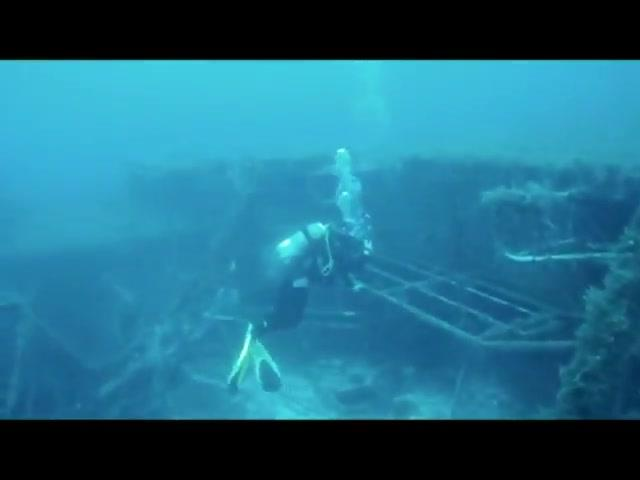
#> input picture personal_input/pic_21745_68331.jpg, 640 x 480 px
$ python -i preprocessing.py   (imports and definitions only)
#> lines starting #> are read from the running program, lines starting #| are printed output that depends on the picture
#> further down, picture is the input picture: shape (480, 640, 3); mean B, G, R 133.1, 107.8, 33
import cv2

def preprocess(img):
    """
    Apply basic contrast enhancement using CLAHE
    """

    # SAFETY CHECK
    if img is None:
        raise ValueError("Image not loaded properly. Check file path.")

    # Convert BGR to LAB color space
    lab = cv2.cvtColor(img, cv2.COLOR_BGR2LAB)
#> lab: shape (480, 640, 3); mean of channels 0, 1, 2 106, 115.6, 108.6
    l, a, b = cv2.split(lab)
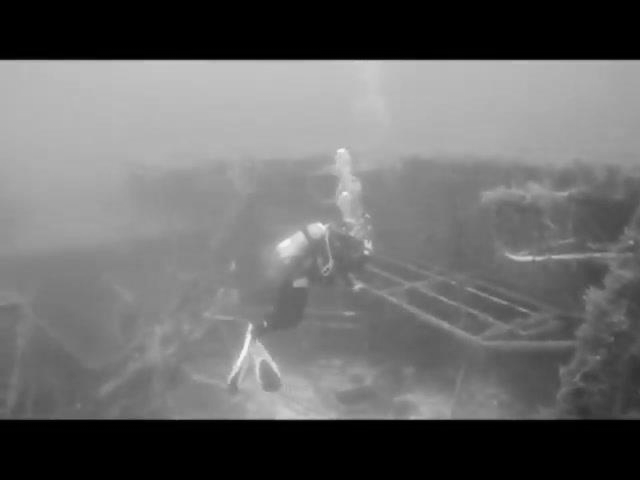
#> l: shape (480, 640); min 0, max 243, mean 106
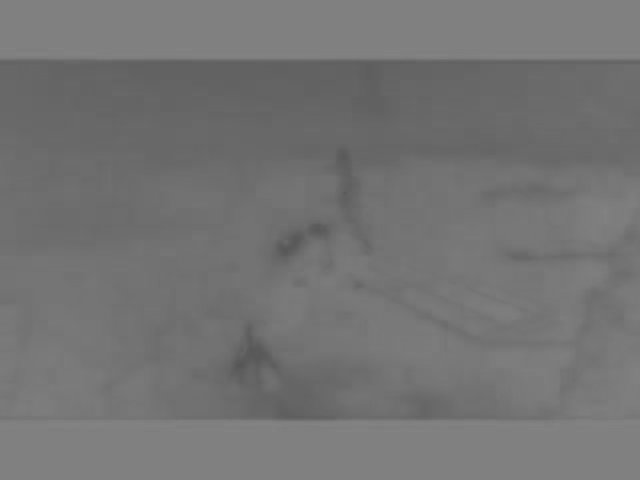
#> a: shape (480, 640); min 86, max 130, mean 115.6
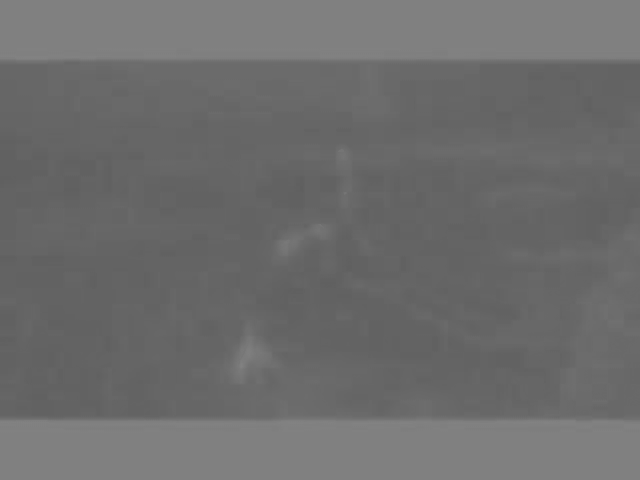
#> b: shape (480, 640); min 95, max 130, mean 108.6

    # Apply CLAHE to L-channel
    clahe = cv2.createCLAHE(clipLimit=2.0, tileGridSize=(8, 8))
    cl = clahe.apply(l)
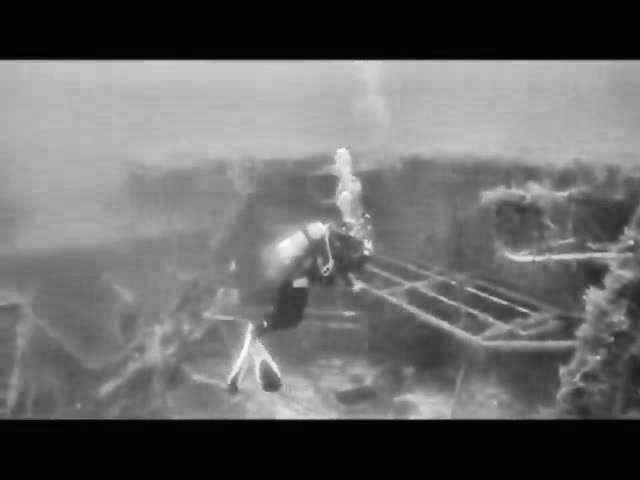
#> cl: shape (480, 640); min 2, max 249, mean 104.8

    # Merge channels back
    merged = cv2.merge((cl, a, b))
#> merged: shape (480, 640, 3); mean of channels 0, 1, 2 104.8, 115.6, 108.6
    enhanced = cv2.cvtColor(merged, cv2.COLOR_LAB2BGR)
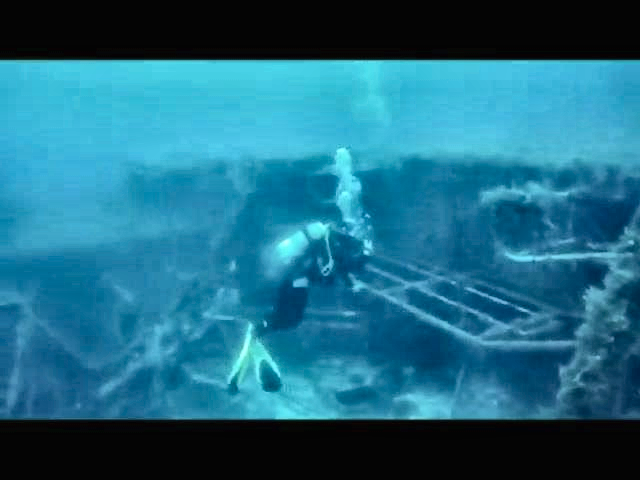
#> enhanced: shape (480, 640, 3); mean B, G, R 132.2, 107.1, 30.2

    return enhanced

>>> import cv2
>>> picture = cv2.imread('../personal_input/pic_21745_68331.jpg')
>>> result = preprocess(picture)
